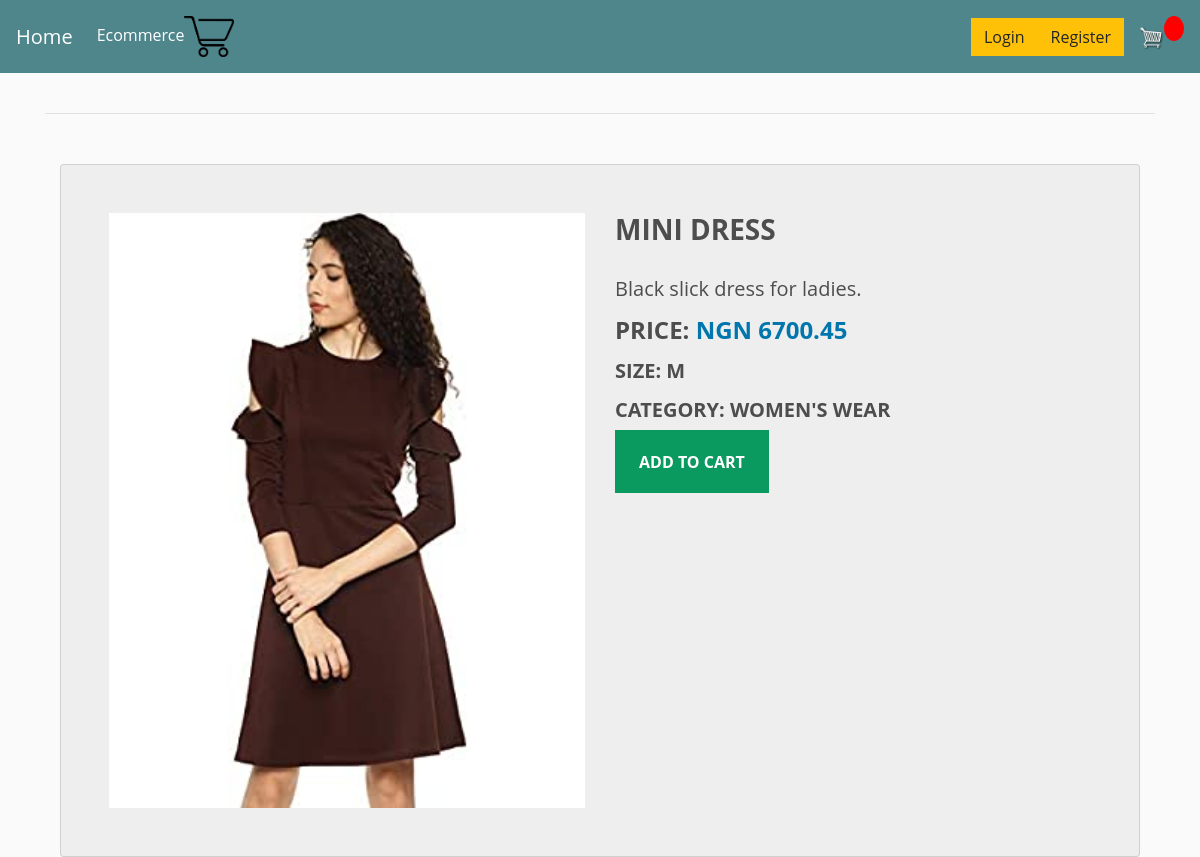
Screenshot of /mini-dress/ with the database file from the repository.
### e_commerce/models.py (models this page shows, shortened)
class Product(models.Model):
    name = models.CharField(max_length=150)
    slug = models.SlugField(max_length=200, unique=True, null=True, blank=True)
    price = models.DecimalField(max_digits=7, decimal_places=2)
    image = models.ImageField(upload_to='product_image', null=True, blank=True)
    digital = models.BooleanField(default=False,null=True, blank=True)
    category = models.ForeignKey(Category, on_delete=models.CASCADE,default=1)
    description = models.CharField(max_length=250, default='', null=True, blank=True)
    size = models.CharField(max_length=200, null=True, blank=True, help_text='Input size of product')
    class Meta:
        ordering = ['-name']

class Category(models.Model):
    name = models.CharField(max_length=40, verbose_name='name')
    class  Meta:  #new
        verbose_name_plural  =  "Categories"
    def __str__(self):
        return str(self.name)

### e_commerce/views.py (the view)
# urls.py: path('<slug:slug>/', views.ProductDetail.as_view(), name='index_details'),#e_commerce details page
class ProductDetail(generic.DetailView):
    model = Product
    template_name = 'e_commerce/index_details.html'

### e_commerce/templates/e_commerce/index_details.html (shortened to what this page needs)
{% extends 'base.html' %}
{% block body %}
<hr>
            <div class="container">
                <div class="card">
                    <div class="container-fliud">
                        <div class="wrapper row">
                            <div class="preview col-md-6">
                                <div class="preview-pic tab-content">
                                    <div class="tab-pane active" id="pic-1"><img src="{{ object.image.url }}" /></div>
                                </div>
                            </div>
                            <div class="details col-md-6">
                                <h3 class="product-title">{% block title %} {{ object.name }} {% endblock title %}</h3>
                                <h5 class="product-description">{{ object.description }}</h5>
                                <h4 class="price">price: <span>NGN {{ object.price }}</span></h4>
                                <h5 class="sizes">size: {{ object.size }}</h5>
                                <h5 class="lead">Category: {{ object.category }}</h5>
                                <div class="action">
                                    <button class="add-to-cart btn btn-default" type="button">add to cart</button>
                                </div>
                            </div>
                        </div>
                    </div>
                </div>
            </div>
{% endblock body %}

### static/css/main.css (style rules this page uses)
body { background-color:hsl(0, 0%, 98%); }
h1,h2,h3,h4,h5,h6 { color:hsl(0, 0%, 30%); }
.btn { border-radius: 0; }

### e_commerce/templates/e_commerce/index_details.html (style rules this page uses)
body { font-family: 'open sans'; overflow-x: hidden; }
img { max-width: 100%; }
.preview { display: -webkit-box; display: -webkit-flex; display: -ms-flexbox; display: flex; -webkit-box-orient: vertical; -webkit-box-direction: normal; -webkit-flex-direction: column; -ms-flex-direction: column; flex-direction: column; }
.preview-pic { -webkit-box-flex: 1; -webkit-flex-grow: 1; -ms-flex-positive: 1; flex-grow: 1; }
.tab-content { overflow: hidden; }
.tab-content img { width: 100%; -webkit-animation-name: opacity; animation-name: opacity; -webkit-animation-duration: .3s; animation-duration: .3s; }
.card { margin-top: 50px; background: #eee; padding: 3em; line-height: 1.5em; }
@media screen and (min-width: 997px) { .wrapper { display: -webkit-box; display: -webkit-flex; display: -ms-flexbox; display: flex; } }
.details { display: -webkit-box; display: -webkit-flex; display: -ms-flexbox; display: flex; -webkit-box-orient: vertical; -webkit-box-direction: normal; -webkit-flex-direction: column; -ms-flex-direction: column; flex-direction: column; }
.product-title, .price, .sizes, .colors, .lead { text-transform: UPPERCASE; font-weight: bold; }
.checked, .price span { color: #0076ad; }
.product-title, .rating, .product-description, .price, .vote, .sizes { margin-bottom: 15px; }
.product-title { margin-top: 0; }
.add-to-cart, .like { background: #0a995e; padding: 1.2em 1.5em; border: none; text-transform: UPPERCASE; font-weight: bold; color: #fff; -webkit-transition: background .3s ease; transition: background .3s ease; }

### rows the page displays
Product: image (picture), name "MINI DRESS", description "Black slick dress for ladies.", price "6700.45", size "M", category "WOMEN'S WEAR"
